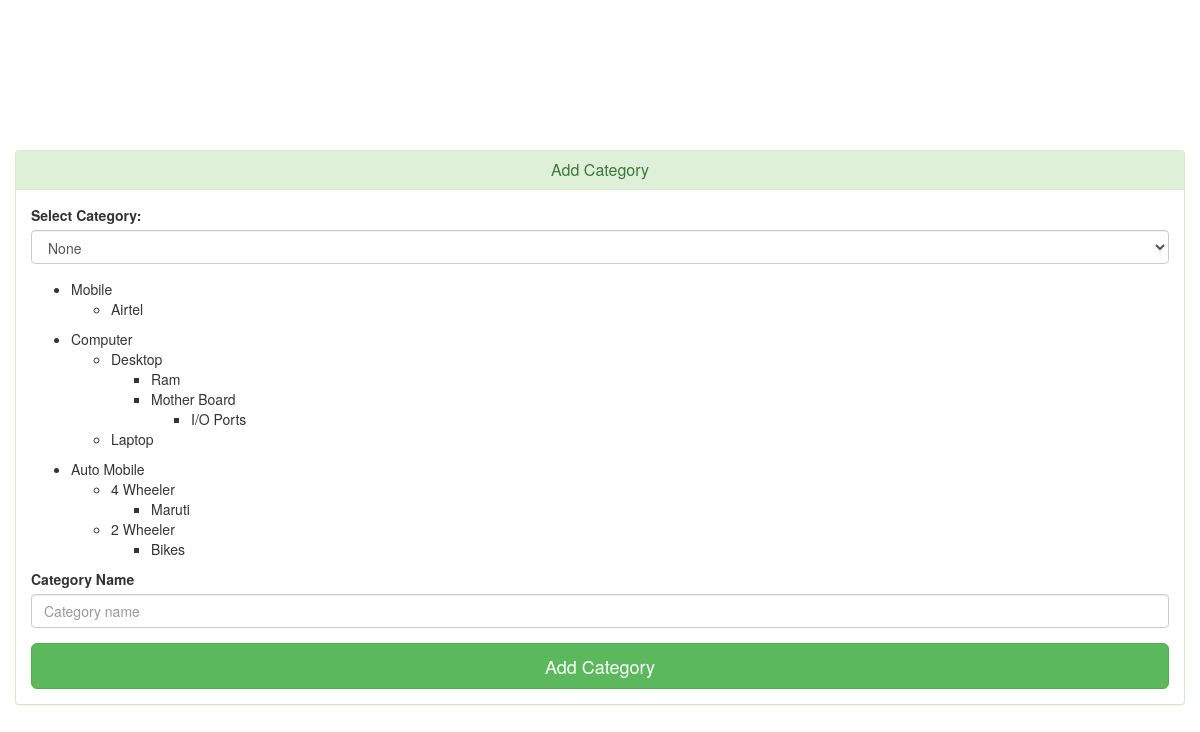
Page /admin/view_categories.php (signed in) on the committed database.
### tables this page shows
CREATE TABLE `category` (
  `id` int(11) NOT NULL,
  `cat_name` varchar(200) NOT NULL,
  `parent_id` int(11) NOT NULL,
  `tree_path` varchar(200) NOT NULL,
  `tree_name` varchar(255) NOT NULL
);

### admin/view_categories.php (the view, shortened to what this page needs)
<?php
include_once("../database/db_conection.php");
include_once("../header.php");
?>
<body>
<div class="container">
<div class="row">
    <div class="login-panel panel panel-success">
    <div class="panel-heading">
        <h3 class="panel-title text-center">Add Category</h3>
    </div>
    <div class="panel-body">
    <form enctype="multipart/form-data" method="post" action="<?php echo htmlspecialchars($_SERVER['PHP_SELF']); ?>">
    <fieldset>
    <div class="form-group">
        <label for="exampleInputgender">Select Category:</label>
    <select class="form-control" name='selectcategory' required>
            <option value=''>None</option>
    </select>
    </div>
    <?php
        category_tree(0);
        function category_tree($catid){
        global $db_conn;
        $select_category_query="Select * from category where parent_id ='".$catid."'";
        $result =mysqli_query($db_conn,$select_category_query);
        while($row = mysqli_fetch_object($result)){
            $i = 0;
            if ($i == 0) echo '<ul>';
              echo '<li id="'.$row->id.'">' . $row->cat_name;
             category_tree($row->id);
             echo '</li>';
            $i++;
             if ($i > 0) echo '</ul>';
        }
        }
    ?>
    <div class="form-group">
        <label for="exampleInputcategory">Category Name</label>
        <input type="text" placeholder="Category name" name="categoryname" value="" class="form-control" required autofocus>
    </div>
    <input class="btn btn-lg btn-success btn-block" type="submit" value="Add Category" name="addcategory" >
   </fieldset>
    </form>
    </div>
    </div>
</div>
</div>
  </body>
</html>

### header.php (shortened to what this page needs)
<!DOCTYPE html>
<html lang="en">
  <head>
    <link href="lib/css/bootstrap.min.css" rel="stylesheet">
    <link href="lib/font-awesome/css/font-awesome.min.css" rel="stylesheet">
    <link href="lib/css/style.css" rel="stylesheet">
    <link href="lib/css/bootstrap-datepicker.css" rel="stylesheet">
  </head>

### rows in the picture
category: cat_name "Mobile"
category: cat_name "Airtel"
category: cat_name "Computer"
category: cat_name "Desktop"
category: cat_name "Ram"
category: cat_name "Mother Board"
category: cat_name "I/O Ports"
category: cat_name "Laptop"
category: cat_name "Auto Mobile"
category: cat_name "4 Wheeler"
category: cat_name "Maruti"
category: cat_name "2 Wheeler"
category: cat_name "Bikes"
